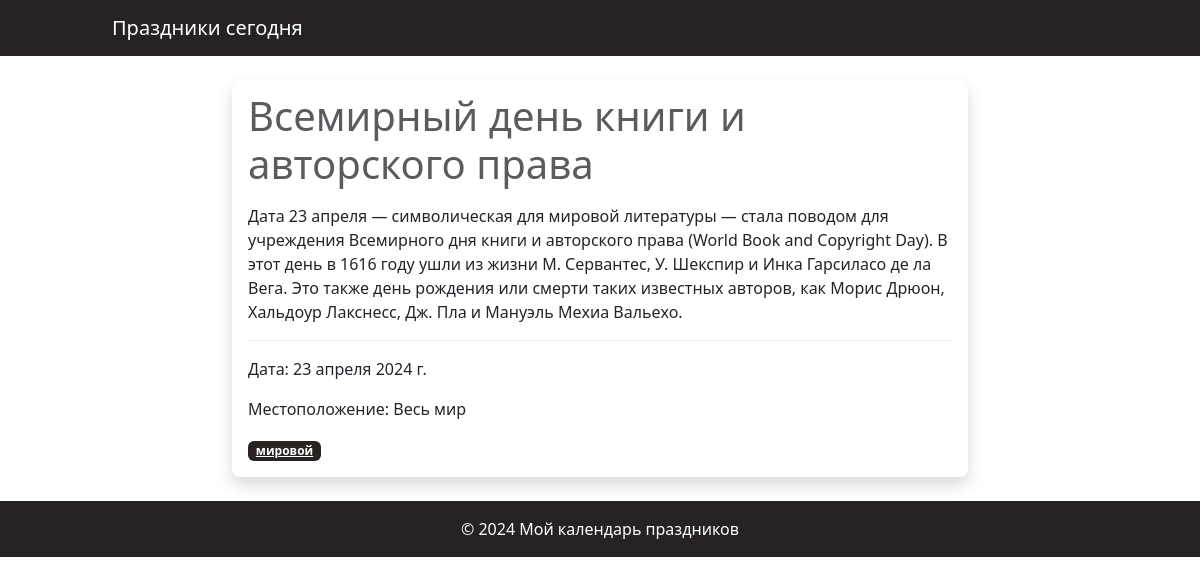
Screenshot of /holiday/vsemirnyi-den-knigi-i-avtorskogo-prava/ with the database file from the repository.
### calendar_app/models.py (models this page shows, shortened)
class Holiday(models.Model):
    name = models.CharField(max_length=100, verbose_name="Праздник")
    date = models.DateField(verbose_name="Дата", default="2000-01-01")
    description = models.TextField(verbose_name="Описание")
    category = models.ForeignKey(
        Category, on_delete=models.CASCADE, verbose_name="Категория"
    )  # Связь с моделью Category
    location = models.ForeignKey(
        Location, on_delete=models.CASCADE, verbose_name="Местоположение"
    )  # Связь с моделью Location
    hashtags = models.ManyToManyField(Hashtag, blank=True, null=True, verbose_name="Хэштеги")
    slug = models.SlugField(max_length=100, unique=True, blank=True)
    repeat_yearly = models.BooleanField(
        default=False, verbose_name="Повторяется ежегодно"
    )

class Location(models.Model):
    name = models.CharField(
        max_length=100, verbose_name="Местоположение", null=True, blank=True
    )
    def __str__(self):
        return self.name

class Hashtag(models.Model):
    name = models.CharField(max_length=100, db_index=True, verbose_name="Хэштег")
    slug = models.SlugField(max_length=100, unique=True, blank=True)

### calendar_app/views.py (the view)
# urls.py: path("holiday/<str:slug>/", views.holiday_detail, name="holiday_detail"),
def holiday_detail(request, slug):
    holiday = Holiday.objects.get(slug=slug)
    return render(request, "calendar_app/holiday_detail.html", {"holiday": holiday})

### calendar_app/templates/calendar_app/holiday_detail.html (shortened to what this page needs)
{% extends 'base.html' %}
{% block content %}
<div class="row justify-content-center mt-4">
    <div class="col-md-8">
        <div class="card mb-4 border-0 rounded-3 shadow">
            <div class="card-body">
                <h1 class="card-subtitle mb-3 text-muted">{{ holiday.name }}</h1>
                <p class="card-text">{{ holiday.description }}</p>
                <hr style="border-top: 1px solid #ccc;">
                <p class="card-text">Дата: {{ holiday.date }}</p>
                <p class="card-text">Местоположение: {{ holiday.location }}</p>
                <div class="mt-3">
                    {% for hashtag in holiday.hashtags.all %}
                        <a href="{% url 'holidays_by_hashtag' hashtag=hashtag.slug %}" class="badge bg-custom">{{ hashtag.name }}</a>
                    {% endfor %}
                </div>
            </div>
        </div>
    </div>
</div>
{% endblock %}

### calendar_app/static/css/main.css (style rules this page uses)
body { background-color: #fff; }
.bg-custom { background-color: #292322; color: #fff; }

### rows the page displays
Holiday: name "Всемирный день книги и авторского права", description "Дата 23 апреля — символическая для мировой литературы — стала поводом для учреждения Всемирного дня книги и авторского права (World Book and Copyright Day). В этот день в 1616 году ушли из жизни М. Сервантес, У. Шекспир и Инка Гарсиласо де ла Вега. Это также день рождения или смерти таких известных авторов, как Морис Дрюон, Хальдоур Лакснесс, Дж. Пла и Мануэль Мехиа Вальехо.", date "23 апреля 2024 г.", location "Весь мир"
Hashtag: name "мировой"
